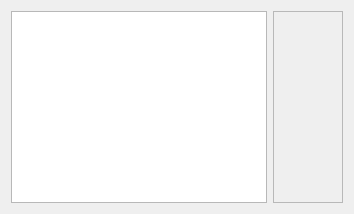
<?xml version="1.0" encoding="UTF-8"?>
<ui version="4.0">
 <class>Connections</class>
 <widget class="QWidget" name="Connections">
  <attribute name="title">
       <string>Connections</string>
      </attribute>
      <layout class="QGridLayout" name="gridLayout_3">
       <item row="0" column="0">
        <widget class="QTableWidget" name="table_ConnectionsList">
         <property name="editTriggers">
          <set>QAbstractItemView::NoEditTriggers</set>
         </property>
         <property name="alternatingRowColors">
          <bool>false</bool>
         </property>
         <property name="selectionMode">
          <enum>QAbstractItemView::SingleSelection</enum>
         </property>
         <property name="selectionBehavior">
          <enum>QAbstractItemView::SelectRows</enum>
         </property>
         <property name="iconSize">
          <size>
           <width>64</width>
           <height>64</height>
          </size>
         </property>
         <property name="showGrid">
          <bool>false</bool>
         </property>
         <property name="gridStyle">
          <enum>Qt::SolidLine</enum>
         </property>
         <property name="sortingEnabled">
          <bool>true</bool>
         </property>
         <property name="columnCount">
          <number>0</number>
         </property>
         <attribute name="horizontalHeaderHighlightSections">
          <bool>false</bool>
         </attribute>
         <attribute name="horizontalHeaderStretchLastSection">
          <bool>false</bool>
         </attribute>
         <attribute name="verticalHeaderVisible">
          <bool>false</bool>
         </attribute>
         <attribute name="verticalHeaderDefaultSectionSize">
          <number>64</number>
         </attribute>
        </widget>
       </item>
       <item row="0" column="1">
        <widget class="QScrollArea" name="scrollArea_Connections">
         <property name="widgetResizable">
          <bool>true</bool>
         </property>
         <widget class="QWidget" name="scrollAreaWidgetContents_Connections">
          <property name="geometry">
           <rect>
            <x>0</x>
            <y>0</y>
            <width>268</width>
            <height>406</height>
           </rect>
          </property>
         </widget>
        </widget>
       </item>
      </layout>
 </widget>
 <resources/>
 <connections/>
</ui>
